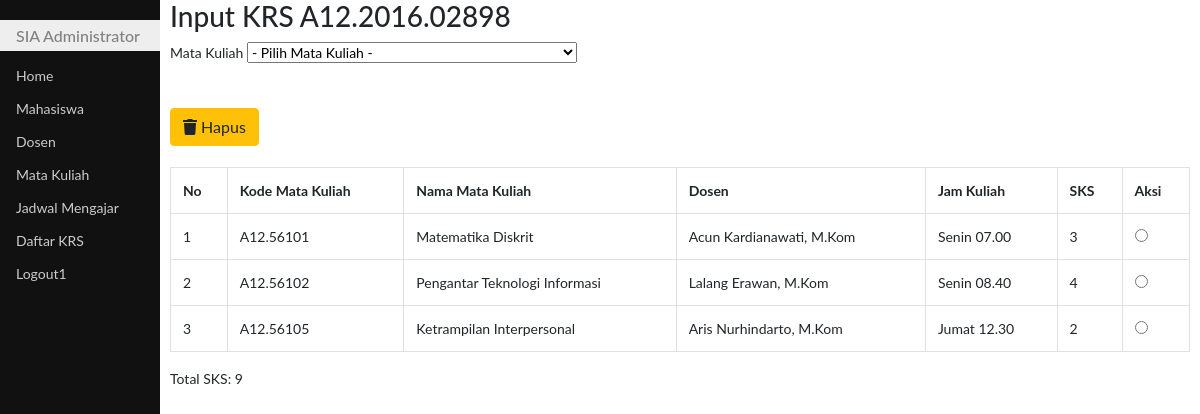
The app's page /inputKRS.php?nim=A12.2016.02898 with its own data.
### tables this page shows
CREATE TABLE `krs` (
  `idKrs` int(10) NOT NULL AUTO_INCREMENT,
  `thAkd` int(10) DEFAULT NULL,
  `nim` char(15) DEFAULT NULL,
  `idMatkul` char(10) DEFAULT NULL,
  `nilai` char(1) DEFAULT NULL,
  `nppDos` char(16) DEFAULT NULL,
  `hari` char(10) DEFAULT NULL,
  `waktu` char(13) DEFAULT NULL,
  PRIMARY KEY (`idKrs`)
);

CREATE TABLE `matkul` (
  `id` int(11) NOT NULL AUTO_INCREMENT,
  `idmatkul` char(10) DEFAULT NULL,
  `namamatkul` varchar(50) DEFAULT NULL,
  `sks` int(2) DEFAULT NULL,
  `jns` char(3) DEFAULT NULL,
  `smt` varchar(10) DEFAULT NULL,
  PRIMARY KEY (`id`)
);

CREATE TABLE `dosen` (
  `id` int(11) NOT NULL AUTO_INCREMENT,
  `npp` char(16) DEFAULT NULL,
  `namadosen` varchar(50) DEFAULT NULL,
  `homebase` char(10) DEFAULT NULL,
  PRIMARY KEY (`id`)
);

### inputKRS.php (the view, shortened to what this page needs)
<?php
require "fungsi.php";
?>
<!DOCTYPE html>
<html>
<head>
    <link rel="stylesheet" type="text/css" href="bootstrap4/css/bootstrap.css">
    <link rel="stylesheet" type="text/css" href="css/styleku.css">
    <link rel="stylesheet" href="https://use.fontawesome.com/releases/v5.7.0/css/all.css">
</head>
<body>
    <div class="utama">
        <h3>Input KRS <?php echo $_GET["nim"] ?></h3>
        <form action="sv_krs.php" method="post">
            <div class="form-group">
                <label for="matakul">Mata Kuliah</label>
                <select name="matakul" id="matkul">
                    <option selected disable>- Pilih Mata Kuliah -</option>
                </select>
            </div>
        </form>
        <br />
        <form class="form-horizontal" role="form" method="POST">
            <div class="">
                <button type="submit" class="btn btn-warning" name="delete"><i class="fa fa-trash"></i> Hapus </button>
            </div>
            <br />
            <table class=" table table-hover table-bordered">
                <tr>
                    <th>No</th>
                    <th>Kode Mata Kuliah</th>
                    <th>Nama Mata Kuliah</th>
                    <th>Dosen</th>
                    <th>Jam Kuliah</th>
                    <th>SKS</th>
                    <th>Aksi</th>
                </tr>
                <?php
                $i = 1;
                $totalSks = 0;
                $nim = $_GET["nim"];
                $query = mysqli_query($koneksi, "select * from krs where nim='$nim'");
                $cek = mysqli_num_rows($query);
                if ($cek > 0) {
                    while ($data = mysqli_fetch_object($query)) {
                        $matkul = mysqli_query($koneksi, "select * from matkul where idMatkul='$data->idMatkul'");
                        $datamatkul = mysqli_fetch_object($matkul);
                        $dosen = mysqli_query($koneksi, "select * from dosen where npp='$data->nppDos'");
                        $datadosen = mysqli_fetch_object($dosen);
                        $totalSks += $datamatkul->sks;
                ?>
                        <tr>
                            <td><?php echo $i ?></td>
                            <td><?php echo $datamatkul->idmatkul ?></td>
                            <td><?php echo $datamatkul->namamatkul ?></td>
                            <td><?php echo $datadosen->namadosen ?></td>
                            <td><?php echo $data->hari, " ", $data->waktu ?></td>
                            <td><?php echo $datamatkul->sks ?></td>
                            <td><input type="radio" name="delete[]" value="<?php echo $data->idKrs; ?>"></td>
                        </tr>
                    <?php
                        $i++;
                    }
                }
                ?>
            </table>
            Total SKS: <?php echo $totalSks; ?>
        </form>
    </div>
</body>
</html>

### css/styleku.css (style rules this page uses)
body { font-family: "Lato", sans-serif; }
.menusamping { height: 100%; width: 160px; position: fixed; z-index: 1; top: 0; left: 0; background-color: #111; overflow-x: hidden; padding-top: 20px; }
.menusamping a { padding: 6px 8px 6px 16px; text-decoration: none; font-size: 14px; color: #ccc; display: block; }
.menusamping h1 { padding: 6px 8px 6px 16px; text-decoration: none; font-size: 16px; color: #818181; background-color:#eee; display: block; }
.utama { margin-left: 160px; font-size: 14px; padding: 0px 10px; }

### records on screen
krs: matkul.idmatkul "A12.56101", matkul.namamatkul "Matematika Diskrit", dosen.namadosen "Acun Kardianawati, M.Kom", hari "Senin", waktu "07.00", matkul.sks "3"
krs: matkul.idmatkul "A12.56102", matkul.namamatkul "Pengantar Teknologi Informasi", dosen.namadosen "Lalang Erawan, M.Kom", hari "Senin", waktu "08.40", matkul.sks "4"
krs: matkul.idmatkul "A12.56105", matkul.namamatkul "Ketrampilan Interpersonal", dosen.namadosen "Aris Nurhindarto, M.Kom", hari "Jumat", waktu "12.30", matkul.sks "2"

### other values on screen
$_GET["nim"] "A12.2016.02898"
$totalSks "9"
